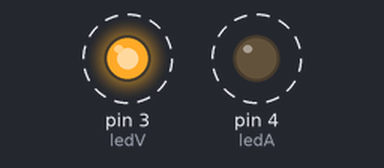
A sketch run on a simulated Arduino Uno, built with avr-gcc and run on an emulated ATmega328P. On the bench: output pins drawn as LEDs (lit = HIGH). Dashed ring = blinking.

Above: at 0.2 s.
Timing chart, 0 to 4.6 s (numbered marks = the images above):
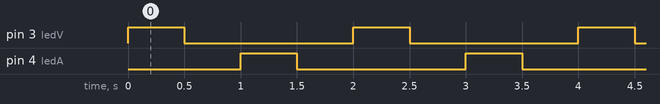

The sketch:

codigo.ino
```cpp
const int ledV =3;
const int ledA =4;

void setup()
{
  pinMode(ledV,OUTPUT);
  pinMode(ledA,OUTPUT);

}

void loop()
{
 digitalWrite(ledV, HIGH);
  delay(500);
 digitalWrite(ledV, LOW);
  delay(500);
  digitalWrite(ledA, HIGH);
  delay(500);
 digitalWrite(ledA, LOW);
  delay(500);
}
```

Measured:
- by itself, pin 3 (ledV), pin 4 (ledA): alternates HIGH for 0.50 s and LOW for 1.5 s
- by itself, everything shown: repeats every 2.0 s, in 4 steps
